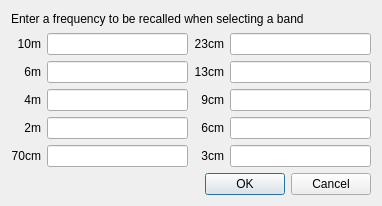
<?xml version="1.0" encoding="UTF-8"?>
<ui version="4.0">
 <class>FreqPresetDialog</class>
 <widget class="QDialog" name="FreqPresetDialog">
  <property name="geometry">
   <rect>
    <x>0</x>
    <y>0</y>
    <width>382</width>
    <height>206</height>
   </rect>
  </property>
  <property name="windowTitle">
   <string>Setup Band Frequency</string>
  </property>
  <layout class="QVBoxLayout" name="verticalLayout">
   <item>
    <widget class="QLabel" name="label_11">
     <property name="text">
      <string>Enter a frequency to be recalled when selecting a band</string>
     </property>
    </widget>
   </item>
   <item>
    <layout class="QGridLayout" name="gridLayout" rowminimumheight="0,0,0,0,0" columnminimumwidth="0,0,0,0">
     <item row="2" column="0">
      <widget class="QLabel" name="label_3">
       <property name="text">
        <string>4m</string>
       </property>
       <property name="alignment">
        <set>Qt::AlignRight|Qt::AlignTrailing|Qt::AlignVCenter</set>
       </property>
      </widget>
     </item>
     <item row="1" column="1">
      <widget class="QLineEdit" name="lineEdit_6m"/>
     </item>
     <item row="0" column="1">
      <widget class="QLineEdit" name="lineEdit_10m"/>
     </item>
     <item row="1" column="3">
      <widget class="QLineEdit" name="lineEdit_13cm"/>
     </item>
     <item row="1" column="2">
      <widget class="QLabel" name="label_7">
       <property name="text">
        <string>13cm</string>
       </property>
       <property name="alignment">
        <set>Qt::AlignRight|Qt::AlignTrailing|Qt::AlignVCenter</set>
       </property>
      </widget>
     </item>
     <item row="3" column="3">
      <widget class="QLineEdit" name="lineEdit_6cm"/>
     </item>
     <item row="3" column="1">
      <widget class="QLineEdit" name="lineEdit_2m"/>
     </item>
     <item row="2" column="3">
      <widget class="QLineEdit" name="lineEdit_9cm"/>
     </item>
     <item row="3" column="0">
      <widget class="QLabel" name="label_4">
       <property name="text">
        <string>2m</string>
       </property>
       <property name="alignment">
        <set>Qt::AlignRight|Qt::AlignTrailing|Qt::AlignVCenter</set>
       </property>
      </widget>
     </item>
     <item row="3" column="2">
      <widget class="QLabel" name="label_9">
       <property name="text">
        <string>6cm</string>
       </property>
       <property name="alignment">
        <set>Qt::AlignRight|Qt::AlignTrailing|Qt::AlignVCenter</set>
       </property>
      </widget>
     </item>
     <item row="2" column="2">
      <widget class="QLabel" name="label_8">
       <property name="text">
        <string>9cm</string>
       </property>
       <property name="alignment">
        <set>Qt::AlignRight|Qt::AlignTrailing|Qt::AlignVCenter</set>
       </property>
      </widget>
     </item>
     <item row="2" column="1">
      <widget class="QLineEdit" name="lineEdit_4m"/>
     </item>
     <item row="0" column="0">
      <widget class="QLabel" name="label">
       <property name="layoutDirection">
        <enum>Qt::LeftToRight</enum>
       </property>
       <property name="text">
        <string>10m</string>
       </property>
       <property name="alignment">
        <set>Qt::AlignRight|Qt::AlignTrailing|Qt::AlignVCenter</set>
       </property>
      </widget>
     </item>
     <item row="0" column="2">
      <widget class="QLabel" name="label_6">
       <property name="text">
        <string>23cm</string>
       </property>
       <property name="alignment">
        <set>Qt::AlignRight|Qt::AlignTrailing|Qt::AlignVCenter</set>
       </property>
      </widget>
     </item>
     <item row="1" column="0">
      <widget class="QLabel" name="label_2">
       <property name="text">
        <string>6m</string>
       </property>
       <property name="alignment">
        <set>Qt::AlignRight|Qt::AlignTrailing|Qt::AlignVCenter</set>
       </property>
      </widget>
     </item>
     <item row="0" column="3">
      <widget class="QLineEdit" name="lineEdit_23cm"/>
     </item>
     <item row="4" column="0">
      <widget class="QLabel" name="label_5">
       <property name="text">
        <string>70cm</string>
       </property>
       <property name="alignment">
        <set>Qt::AlignRight|Qt::AlignTrailing|Qt::AlignVCenter</set>
       </property>
      </widget>
     </item>
     <item row="4" column="1">
      <widget class="QLineEdit" name="lineEdit_70cm"/>
     </item>
     <item row="4" column="2">
      <widget class="QLabel" name="label_10">
       <property name="text">
        <string>3cm</string>
       </property>
       <property name="alignment">
        <set>Qt::AlignRight|Qt::AlignTrailing|Qt::AlignVCenter</set>
       </property>
      </widget>
     </item>
     <item row="4" column="3">
      <widget class="QLineEdit" name="lineEdit_3cm"/>
     </item>
    </layout>
   </item>
   <item>
    <widget class="QDialogButtonBox" name="buttonBox">
     <property name="orientation">
      <enum>Qt::Horizontal</enum>
     </property>
     <property name="standardButtons">
      <set>QDialogButtonBox::Cancel|QDialogButtonBox::Ok</set>
     </property>
    </widget>
   </item>
  </layout>
 </widget>
 <resources/>
 <connections>
  <connection>
   <sender>buttonBox</sender>
   <signal>accepted()</signal>
   <receiver>FreqPresetDialog</receiver>
   <slot>accept()</slot>
   <hints>
    <hint type="sourcelabel">
     <x>248</x>
     <y>254</y>
    </hint>
    <hint type="destinationlabel">
     <x>157</x>
     <y>274</y>
    </hint>
   </hints>
  </connection>
  <connection>
   <sender>buttonBox</sender>
   <signal>rejected()</signal>
   <receiver>FreqPresetDialog</receiver>
   <slot>reject()</slot>
   <hints>
    <hint type="sourcelabel">
     <x>316</x>
     <y>260</y>
    </hint>
    <hint type="destinationlabel">
     <x>286</x>
     <y>274</y>
    </hint>
   </hints>
  </connection>
 </connections>
</ui>
